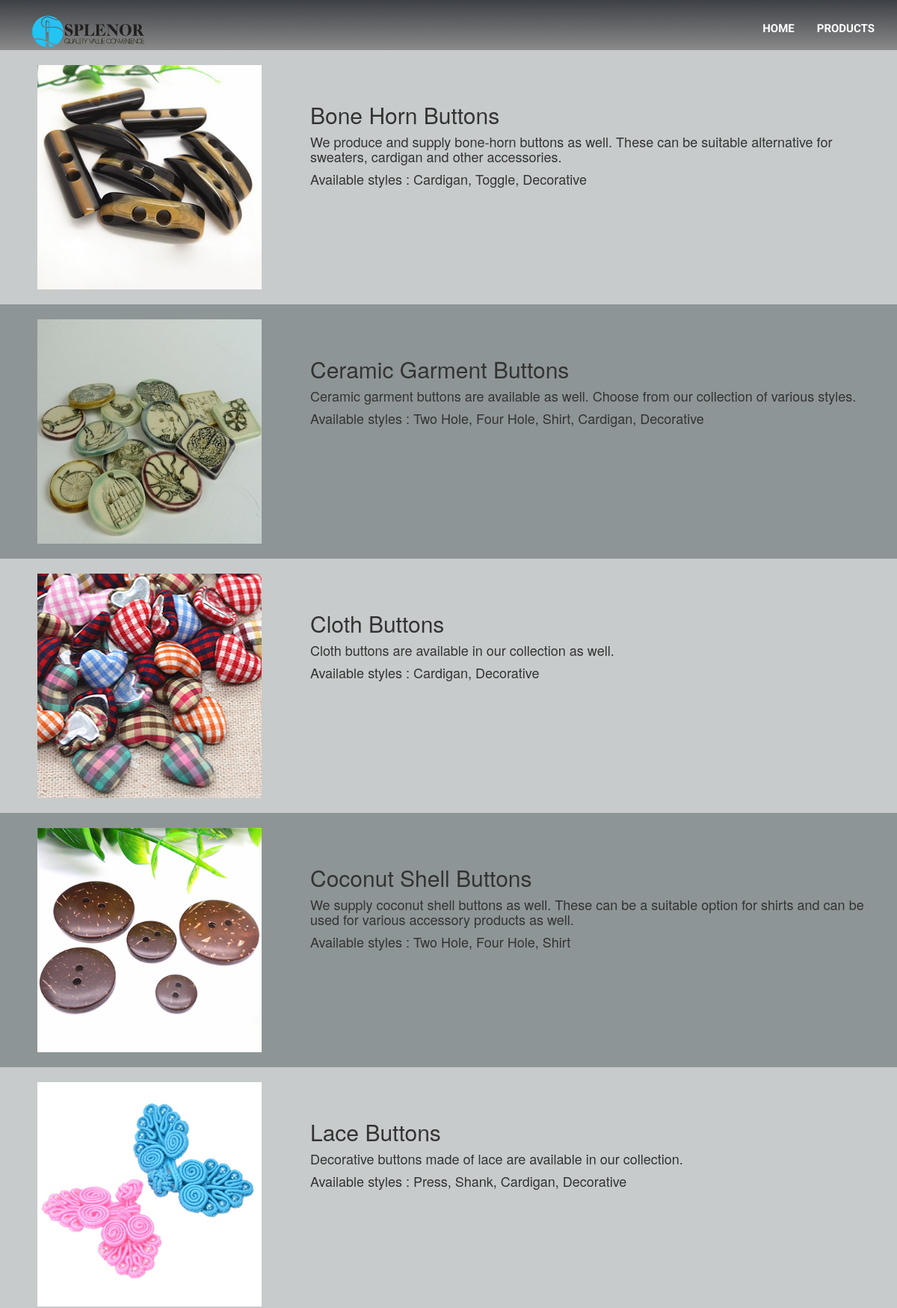
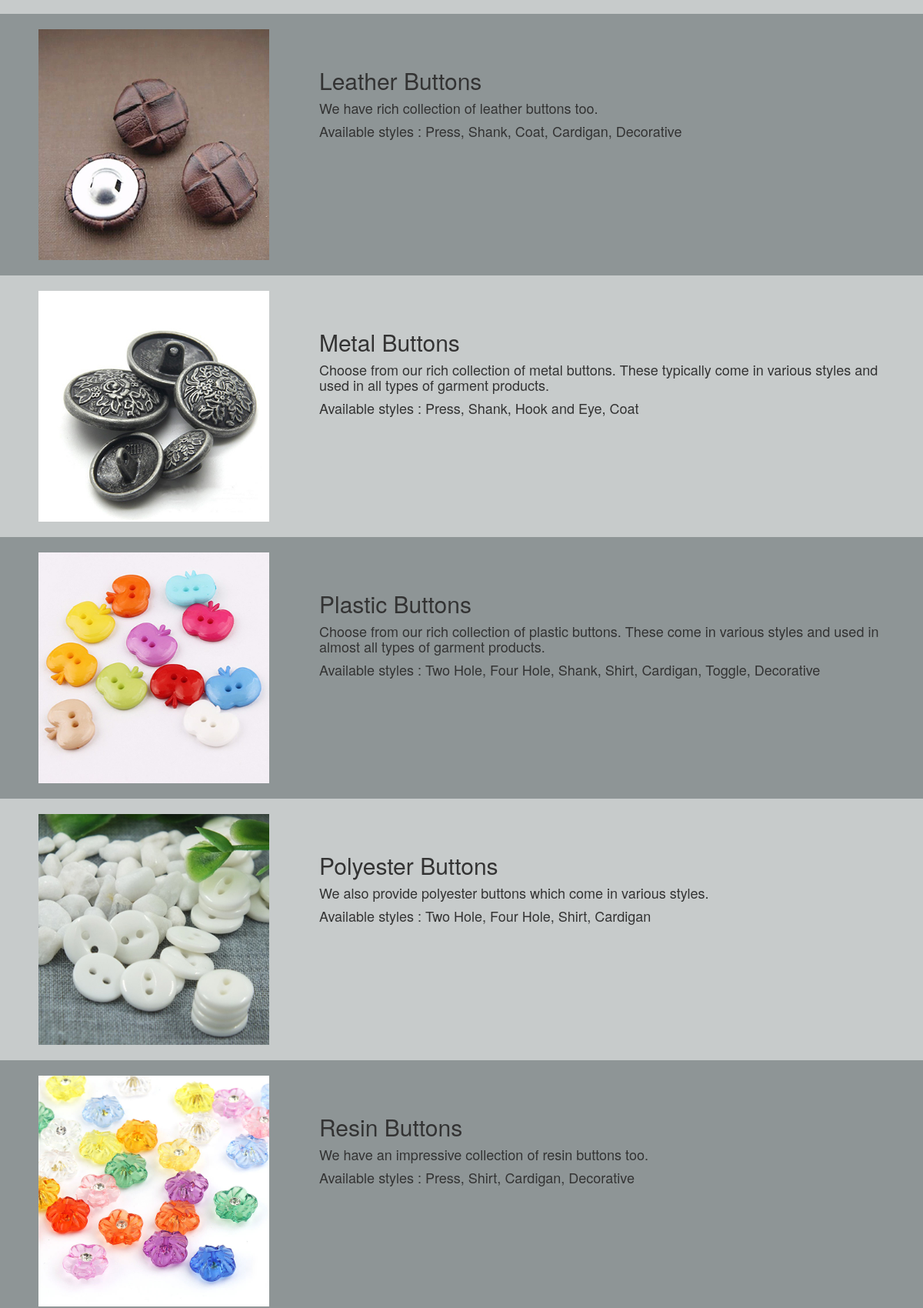
Screenshot of /home/buttons/bycategory/ (upper part) with the database file from the repository (2 pictures, top to bottom).
### home/models.py (models this page shows, shortened)
class Button(models.Model):
    CAREGORIES = (
        ('Metal', 'Metal'),
        ('Plastic', 'Plastic'),
        ('Wooden', 'Wooden'),
        ('Bone Horn', 'Bone Horn'),
        ('Polyester', 'Polyester'),
        ('Shell', 'Shell'),
        ('Cloth', 'Cloth'),
        ('Leather', 'Leather'),
        ('Thread', 'Thread'),
        ('Coconut Shell', 'Coconut Shell'),
        ('Ceramic Garment', 'Ceramic Garment'),
        ('Lace', 'Lace'),
        ('Resin', 'Resin'),
    )
    STYLES = (
        ('Two Hole', 'Two Hole'),
        ('Four Hole', 'Four Hole'),
        ('Press', 'Press'),
        ('Shank', 'Shank'),
        ('Hook and Eye', 'Hook and Eye'),
        ('Coat', 'Coat'),
        ('Shirt', 'Shirt'),
        ('Cardigan', 'Cardigan'),
        ('Toggle', 'Toggle'),
        ('Decorative', 'Decorative'),
    )
    type = models.ForeignKey(Product, default=7)
    image = models.FileField(null=True, blank=True)
    desc = models.TextField(blank=True)
    category = models.CharField(max_length=100, choices=CAREGORIES)
    style = MultiSelectField(choices=STYLES, blank=True)                #multiselectfield

### home/views.py (the view)
def buttonsc_index(request):
    btnbycat = sorted(Button.objects.annotate(Count('category')), key=operator.attrgetter("category"))
    return render(request, 'home/buttonsc.html', {'btnbycat': btnbycat})

### home/templates/home/buttonsc.html (shortened to what this page needs)
{% block body %}
<html lang="en">
<head>
    {% load staticfiles %}
    <link rel="stylesheet" href="https://maxcdn.bootstrapcdn.com/bootstrap/3.3.7/css/bootstrap.min.css">
    <link rel="stylesheet" href="https://maxcdn.bootstrapcdn.com/font-awesome/4.7.0/css/font-awesome.min.css">
    <link rel="stylesheet" type="text/css" href="{% static 'home/style.css' %}"/>
</head>
<body>
    <nav class="navbar navbar-default navbar-fixed-top" style="background: linear-gradient(#3d4045, #8a8a8a);">
        <div class="container">
            <div class="navbar-header">
                <a class="navbar-brand" href="{% url 'home:index' %}">
                    <img src="{% static 'home/images/logosplenor.png' %}" alt="">
                </a>
            </div>
            <div class="collapse navbar-collapse" id="newNavBar">
                <ul class="nav navbar-nav navbar-right">
                    <li class="{% block Home %}{% endblock %}">
                        <a href="{% url 'home:index' %}" class="scroll">HOME</a>
                    </li>
                    <li class="{% block product %}{% endblock %}"><a href="{% url 'home:products_index' %}" class="scroll">PRODUCTS</a></li>
                </ul>
            </div>
        </div>
    </nav>
    <div class="container-fluid" style="background-color: #c7cbcb; margin-top: 67px;">
        {% for i in btnbycat %}
            {% if i.category == 'Bone Horn' %}
                <div class="row">
                    <div class="col-md-4 zoom">
                        <br><img src="{{ i.image.url }}" class="img-responsive center-block" width="300" height="300"><br>
                    </div>
                    <div class="col-md-8" style="padding-top: 50px;">
                        <h2>{{ i.category }} Buttons</h2>
                        <h4>{{ i.desc }}</h4>
                        <h4>Available styles : {{ i.style }}</h4>
                    </div>
                </div>
            {% endif %}
            {% if i.category == 'Ceramic Garment' %}
                <div class="row" style="background-color: #8e9596;">
                    <div class="col-md-4 zoom">
                        <br><img src="{{ i.image.url }}" class="img-responsive center-block" width="300" height="300"><br>
                    </div>
                    <div class="col-md-8" style="padding-top: 50px;">
                        <h2>{{ i.category }} Buttons</h2>
                        <h4>{{ i.desc }}</h4>
                        <h4>Available styles : {{ i.style }}</h4>
                    </div>
                </div>
            {% endif %}
            {% if i.category == 'Cloth' %}
                <div class="row">
                    <div class="col-md-4 zoom">
                        <br><img src="{{ i.image.url }}" class="img-responsive center-block" width="300" height="300"><br>
                    </div>
                    <div class="col-md-8" style="padding-top: 50px;">
                        <h2>{{ i.category }} Buttons</h2>
                        <h4>{{ i.desc }}</h4>
                        <h4>Available styles : {{ i.style }}</h4>
                    </div>
                </div>
            {% endif %}
            {% if i.category == 'Coconut Shell' %}
                <div class="row" style="background-color: #8e9596;">
                    <div class="col-md-4 zoom">
                        <br><img src="{{ i.image.url }}" class="img-responsive center-block" width="300" height="300"><br>
                    </div>
                    <div class="col-md-8" style="padding-top: 50px;">
                        <h2>{{ i.category }} Buttons</h2>
                        <h4>{{ i.desc }}</h4>
                        <h4>Available styles : {{ i.style }}</h4>
                    </div>
                </div>
            {% endif %}
            {% if i.category == 'Lace' %}
                <div class="row">
                    <div class="col-md-4 zoom">
                        <br><img src="{{ i.image.url }}" class="img-responsive center-block" width="300" height="300"><br>
                    </div>
                    <div class="col-md-8" style="padding-top: 50px;">
                        <h2>{{ i.category }} Buttons</h2>
                        <h4>{{ i.desc }}</h4>
                        <h4>Available styles : {{ i.style }}</h4>
                    </div>
                </div>
            {% endif %}
            {% if i.category == 'Leather' %}
                <div class="row" style="background-color: #8e9596;">
                    <div class="col-md-4 zoom">
                        <br><img src="{{ i.image.url }}" class="img-responsive center-block" width="300" height="300"><br>
                    </div>
                    <div class="col-md-8" style="padding-top: 50px;">
                        <h2>{{ i.category }} Buttons</h2>
                        <h4>{{ i.desc }}</h4>
                        <h4>Available styles : {{ i.style }}</h4>
                    </div>
                </div>
            {% endif %}
            {% if i.category == 'Metal' %}
                <div class="row">
                    <div class="col-md-4 zoom">
                        <br><img src="{{ i.image.url }}" class="img-responsive center-block" width="300" height="300"><br>
                    </div>
                    <div class="col-md-8" style="padding-top: 50px;">
                        <h2>{{ i.category }} Buttons</h2>
                        <h4>{{ i.desc }}</h4>
                        <h4>Available styles : {{ i.style }}</h4>
                    </div>
                </div>
            {% endif %}
            {% if i.category == 'Plastic' %}
                <div class="row" style="background-color: #8e9596;">
                    <div class="col-md-4 zoom">
                        <br><img src="{{ i.image.url }}" class="img-responsive center-block" width="300" height="300"><br>
                    </div>
                    <div class="col-md-8" style="padding-top: 50px;">
                        <h2>{{ i.category }} Buttons</h2>
                        <h4>{{ i.desc }}</h4>
                        <h4>Available styles : {{ i.style }}</h4>
                    </div>
                </div>
            {% endif %}
            {% if i.category == 'Polyester' %}
                <div class="row">
                    <div class="col-md-4 zoom">
                        <br><img src="{{ i.image.url }}" class="img-responsive center-block" width="300" height="300"><br>
                    </div>
                    <div class="col-md-8" style="padding-top: 50px;">
                        <h2>{{ i.category }} Buttons</h2>
                        <h4>{{ i.desc }}</h4>
                        <h4>Available styles : {{ i.style }}</h4>
                    </div>
                </div>
            {% endif %}
            {% if i.category == 'Resin' %}
                <div class="row" style="background-color: #8e9596;">
                    <div class="col-md-4 zoom">
                        <br><img src="{{ i.image.url }}" class="img-responsive center-block" width="300" height="300"><br>
                    </div>
                    <div class="col-md-8" style="padding-top: 50px;">
                        <h2>{{ i.category }} Buttons</h2>
                        <h4>{{ i.desc }}</h4>
                        <h4>Available styles : {{ i.style }}</h4>
                    </div>
                </div>
            {% endif %}
        {% endfor %}
    </div>
</body>
</html>
{% endblock %}

### home/static/home/style.css (style rules this page uses)
.navbar { border-bottom: 0px; }
.navbar-default { background-color: transparent; height: 67px; transition: all 0.4s ease; }
.navbar-default .navbar-nav > li > a { padding-top: 28px; color: #ffffff; height: 66px; font-family: Roboto; font-weight: bold; font-size: 15px; }

### home/templates/home/buttonsc.html (style rules this page uses)
.zoom img { border: 0px solid #7f7f82; -moz-transition: all 0.3s; -webkit-transition: all 0.3s; transition: all 0.3s; }

### rows the page displays
Button: image (picture), category "Bone Horn", desc "We produce and supply bone-horn buttons as well. These can be suitable alternative for sweaters, cardigan and other accessories.", style "Cardigan, Toggle, Decorative"
Button: image (picture), category "Ceramic Garment", desc "Ceramic garment buttons are available as well. Choose from our collection of various styles.", style "Two Hole, Four Hole, Shirt, Cardigan, Decorative"
Button: image (picture), category "Cloth", desc "Cloth buttons are available in our collection as well.", style "Cardigan, Decorative"
Button: image (picture), category "Coconut Shell", desc "We supply coconut shell buttons as well. These can be a suitable option for shirts and can be used for various accessory products as well.", style "Two Hole, Four Hole, Shirt"
Button: image (picture), category "Lace", desc "Decorative buttons made of lace are available in our collection.", style "Press, Shank, Cardigan, Decorative"
Button: image (picture), category "Leather", desc "We have rich collection of leather buttons too.", style "Press, Shank, Coat, Cardigan, Decorative"
Button: image (picture), category "Metal", desc "Choose from our rich collection of metal buttons. These typically come in various styles and used in all types of garment products.", style "Press, Shank, Hook and Eye, Coat"
Button: image (picture), category "Plastic", desc "Choose from our rich collection of plastic buttons. These come in various styles and used in almost all types of garment products.", style "Two Hole, Four Hole, Shank, Shirt, Cardigan, Toggle, Decorative"
Button: image (picture), category "Polyester", desc "We also provide polyester buttons which come in various styles.", style "Two Hole, Four Hole, Shirt, Cardigan"
Button: image (picture), category "Resin", desc "We have an impressive collection of resin buttons too.", style "Press, Shirt, Cardigan, Decorative"
